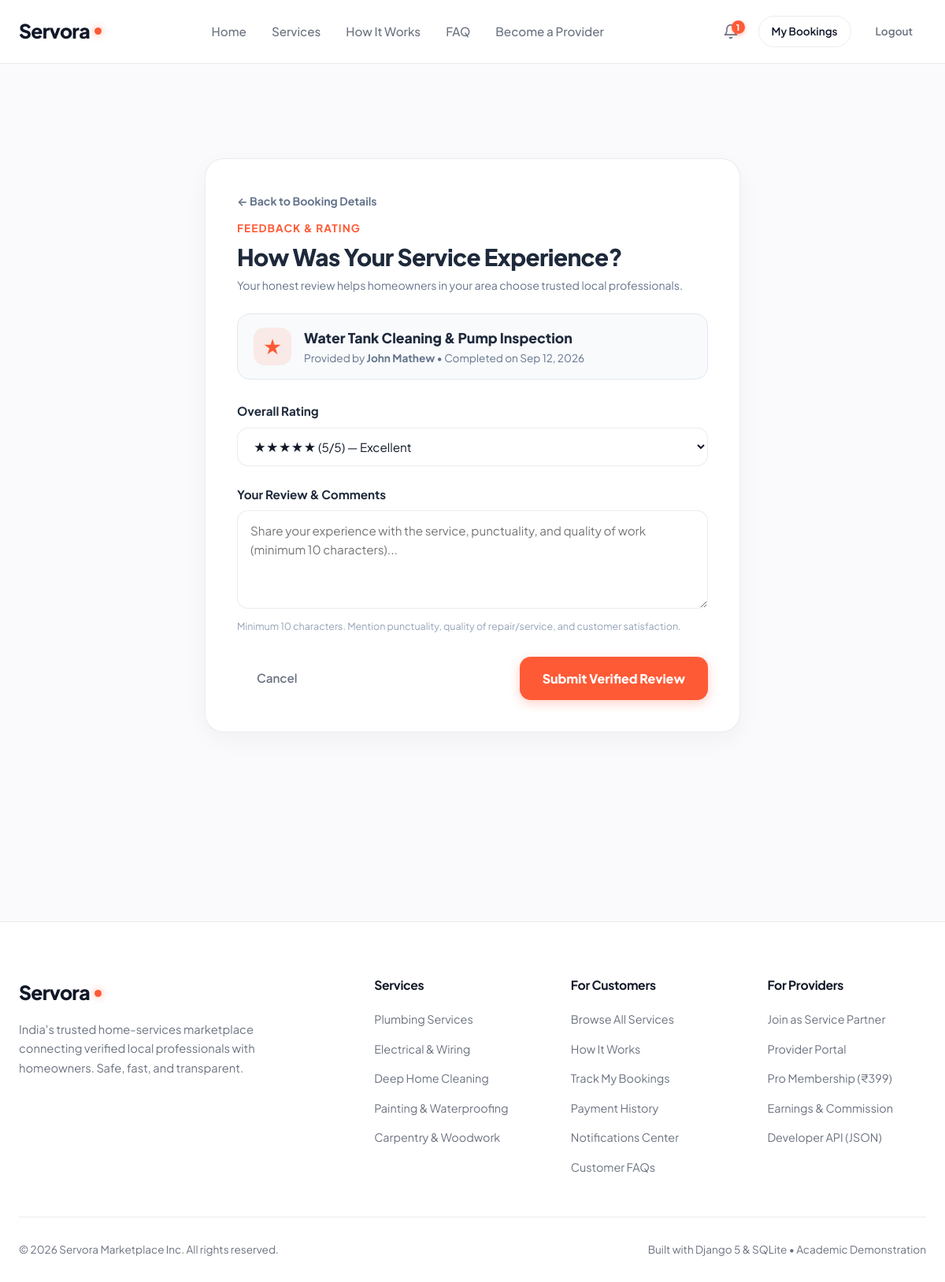
The page /my-bookings/16/review/ (signed in) on the database its author committed.
### services/models.py (models this page shows, shortened)
class Service(models.Model):
    provider = models.ForeignKey(UserProfile, on_delete=models.CASCADE, related_name='services')
    category = models.ForeignKey(Category, on_delete=models.CASCADE, related_name='services')
    title = models.CharField(max_length=200)
    slug = models.SlugField(max_length=220, unique=True, blank=True)
    description = models.TextField()
    price = models.DecimalField(max_digits=10, decimal_places=2, help_text="Starting price in INR (₹)")
    duration_estimate = models.CharField(max_length=100, default='1-2 hours')
    location = models.CharField(max_length=120, default='Kannur')
    image = models.ImageField(upload_to='services/', blank=True, null=True)
    is_active = models.BooleanField(default=True)
    is_featured = models.BooleanField(default=False)
    created_at = models.DateTimeField(auto_now_add=True)
    updated_at = models.DateTimeField(auto_now=True)
    class Meta:
        ordering = ['-is_featured', '-created_at']

class Booking(models.Model):
    STATUS_CHOICES = (
        ('pending', 'Pending Approval'),
        ('accepted', 'Accepted / In Progress'),
        ('completed', 'Completed'),
        ('declined', 'Declined'),
        ('cancelled', 'Cancelled'),
    )
    PAYMENT_STATUS_CHOICES = (
        ('unpaid', 'Unpaid'),
        ('pending', 'Payment Pending'),
        ('paid', 'Paid'),
        ('failed', 'Payment Failed'),
        ('refunded', 'Refunded'),
    )
    service = models.ForeignKey(Service, on_delete=models.CASCADE, related_name='bookings')
    customer = models.ForeignKey(User, on_delete=models.CASCADE, related_name='bookings')
    booking_date = models.DateField()
    booking_time = models.TimeField()
    status = models.CharField(max_length=20, choices=STATUS_CHOICES, default='pending')
    payment_status = models.CharField(
        max_length=20,
        choices=PAYMENT_STATUS_CHOICES,
        default='unpaid',
        help_text="Financial settlement status of the customer booking."
    )
    service_amount = models.DecimalField(
        max_digits=10,
        decimal_places=2,
        default=Decimal('0.00'),
        help_text="Base price for the agreed service."
    )
    materials_amount = models.DecimalField(
        max_digits=10,
        decimal_places=2,
        default=Decimal('0.00'),
        help_text="Total approved physical materials and parts reimbursement."
    )
    final_amount = models.DecimalField(
        max_digits=10,
        decimal_places=2,
        default=Decimal('0.00'),
        help_text="Final payable total locked after materials approval (service + materials)."
    )
    total_amount = models.DecimalField(max_digits=10, decimal_places=2)
    commission_rate = models.DecimalField(
        max_digits=5,
        decimal_places=2,
        default=10.00,
        help_text="Platform commission percentage (default 10%)"
    )
    commission_amount = models.DecimalField(
        max_digits=10,
        decimal_places=2,
        default=0.00,
        help_text="Calculated platform revenue earned on completion (10% of service charge)"
    )
    address = models.TextField(blank=True, default='')
    notes = models.TextField(blank=True, default='')
    created_at = models.DateTimeField(auto_now_add=True)
    class Meta:
        ordering = ['-created_at']

### users/models.py (models this page shows, shortened)
class UserProfile(models.Model):
    ROLE_CHOICES = (
        ('customer', 'Customer / Homeowner'),
        ('provider', 'Service Provider / Professional'),
    )
    user = models.OneToOneField(User, on_delete=models.CASCADE, related_name='profile')
    role = models.CharField(max_length=20, choices=ROLE_CHOICES, default='customer')
    phone = models.CharField(max_length=20, blank=True, default='')
    city = models.CharField(max_length=100, blank=True, default='Kannur')
    address = models.TextField(blank=True, default='')
    bio = models.TextField(blank=True, default='')
    is_verified = models.BooleanField(default=False, help_text="Designates whether this provider has been verified.")
    avatar = models.ImageField(upload_to='profiles/', blank=True, null=True)
    PAYOUT_STATUS_CHOICES = (
        ('not_configured', 'Not Configured'),
        ('configured', 'Configured'),
        ('verification_required', 'Verification Required'),
        ('ready', 'Ready for Payout'),
    )
    PAYOUT_PREFERENCE_CHOICES = (
        ('upi', 'UPI Transfer'),
        ('bank', 'Bank Transfer'),
    )
    payout_upi_id = models.CharField(
        max_length=100,
        blank=True,
        default='',
        help_text="Private provider UPI ID for electronic settlement disbursements."
    )
    payout_upi_name = models.CharField(
        max_length=150,
        blank=True,
        default='',
        help_text="Beneficiary name associated with UPI ID."
    )
    payout_preference = models.CharField(
        max_length=30,
        choices=PAYOUT_PREFERENCE_CHOICES,
        default='upi'
    )
    payout_status = models.CharField(
        max_length=30,
        choices=PAYOUT_STATUS_CHOICES,
        default='not_configured'
    )
    created_at = models.DateTimeField(auto_now_add=True)
    @property
    def is_provider(self):
        return self.role == 'provider'

### services/views.py (the view)
# urls.py: path('my-bookings/<int:booking_id>/review/', views.leave_review_view, name='leave_review'),
@login_required
def leave_review_view(request, booking_id):
    if hasattr(request.user, 'profile') and request.user.profile.is_provider:
        messages.error(request, "Service provider accounts cannot submit customer reviews.")
        return redirect('home')
    booking = get_object_or_404(
        Booking.objects.select_related('service', 'service__provider', 'service__provider__user', 'service__category'),
        id=booking_id,
        customer=request.user
    )
    if booking.status != 'completed':
        messages.error(request, "Reviews can only be submitted for completed bookings.")
        return redirect('booking_detail', booking_id=booking.id)
    if hasattr(booking, 'review') and booking.review is not None:
        messages.info(request, "You have already reviewed this service booking. Thank you for your feedback!")
        return redirect('booking_detail', booking_id=booking.id)
    if request.method == 'POST':
        form = ReviewForm(request.POST)
        if form.is_valid():
            review = form.save(commit=False)
            review.booking = booking
            review.customer = request.user
            review.service = booking.service
            review.save()
            create_notification(
                recipient=booking.service.provider.user,
                notification_type='review_received',
                title='New Review Received',
                message=f"{request.user.get_full_name() or request.user.username} gave your {booking.service.title} service {review.rating} stars: \"{review.comment[:60]}...\"",
                booking=booking,
                service=booking.service
            )
            messages.success(request, f"Thank you for reviewing {booking.service.title}! Your rating helps our local community.")
            return redirect('booking_detail', booking_id=booking.id)
        else:
            for field, errors in form.errors.items():
                for error in errors:
                    messages.error(request, error)
    else:
        form = ReviewForm()
    return render(request, 'services/leave_review.html', {
        'booking': booking,
        'service': booking.service,
        'form': form,
    })

### services/forms.py (shortened to what this page needs)
class ReviewForm(forms.ModelForm):
    rating = forms.ChoiceField(
        choices=[
            (5, '★★★★★ (5/5) — Excellent'),
            (4, '★★★★☆ (4/5) — Very Good'),
            (3, '★★★☆☆ (3/5) — Average'),
            (2, '★★☆☆☆ (2/5) — Below Average'),
            (1, '★☆☆☆☆ (1/5) — Poor'),
        ],
        required=True,
        widget=forms.Select(attrs={
            'class': 'form-select',
            'id': 'id_rating',
        })
    )
    comment = forms.CharField(
        required=True,
        min_length=10,
        max_length=1000,
        widget=forms.Textarea(attrs={
            'class': 'form-textarea',
            'rows': 4,
            'placeholder': 'Share your experience with the service, punctuality, and quality of work (minimum 10 characters)...',
            'id': 'id_comment',
        }),
        error_messages={
            'required': 'Please share a comment explaining your review.',
            'min_length': 'Your review comment should be at least 10 characters long.',
        }
    )
    class Meta:
        model = Review
        fields = ['rating', 'comment']

### services/context_processors.py (called while the page is built)
def notifications_context(request):
    if request.user.is_authenticated:
        user_notifications = Notification.objects.filter(recipient=request.user)
        unread_count = user_notifications.filter(is_read=False).count()
        recent = user_notifications[:5]
        return {
            'unread_notifications_count': unread_count,
            'recent_notifications': recent,
        }
    return {
        'unread_notifications_count': 0,
        'recent_notifications': [],
    }

### templates/services/leave_review.html (shortened to what this page needs)
{% extends 'base.html' %}
{% load static %}
{% block extra_css %}
  <link rel="stylesheet" href="{% static 'css/customer.css' %}">
  <link rel="stylesheet" href="{% static 'css/booking.css' %}">
{% endblock %}
{% block content %}
<section class="section">
  <div class="container">
    <div class="review-form-container">
      <div style="margin-bottom: 24px;">
        <a href="{% url 'booking_detail' booking.id %}" style="display: inline-flex; align-items: center; gap: 6px; color: #64748B; font-weight: 700; font-size: 0.88rem; text-decoration: none; margin-bottom: 12px;">
          &larr; Back to Booking Details
        </a>
        <span class="section-subtitle" style="display: block;">Feedback & Rating</span>
        <h1 style="font-size: 1.85rem; margin-bottom: 6px; color: #1E293B;">How Was Your Service Experience?</h1>
        <p class="text-sm" style="color: #64748B;">Your honest review helps homeowners in your area choose trusted local professionals.</p>
      </div>
      <div class="review-service-pill">
        <div class="review-service-icon">
          ★
        </div>
        <div style="flex: 1;">
          <div style="font-size: 1.1rem; font-weight: 800; color: #1E293B;">{{ service.title }}</div>
          <div style="font-size: 0.85rem; color: #64748B;">
            Provided by <strong>{{ service.provider.user.get_full_name|default:service.provider.user.username }}</strong> &bull; Completed on {{ booking.booking_date|date:"M d, Y" }}
          </div>
        </div>
      </div>
      <form method="POST">
        <div class="form-group" style="margin-bottom: 24px;">
          <label for="id_rating" class="star-rating-label">Overall Rating</label>
          {{ form.rating }}
        </div>
        <div class="form-group" style="margin-bottom: 28px;">
          <label for="id_comment" class="star-rating-label">Your Review & Comments</label>
          {{ form.comment }}
          <span style="font-size: 0.78rem; color: #94A3B8; display: block; margin-top: 6px;">
            Minimum 10 characters. Mention punctuality, quality of repair/service, and customer satisfaction.
          </span>
        </div>
        <div style="display: flex; align-items: center; justify-content: space-between; gap: 16px; flex-wrap: wrap;">
          <a href="{% url 'booking_detail' booking.id %}" class="btn btn-ghost">
            Cancel
          </a>
          <button type="submit" class="btn btn-primary" style="padding: 14px 28px; font-weight: 800; font-size: 1rem; border-radius: 14px;">
            Submit Verified Review
          </button>
        </div>
      </form>
    </div>
  </div>
</section>
{% endblock %}

### static/css/main.css (style rules this page uses)
:root { --bg-primary: #FFFFFF; --bg-secondary: #FAFAFC; --bg-blue-tint: #F0F4FD; --bg-lavender-tint: #F5F3FF; --bg-cool-gray: #F8FAFC; --text-primary: #111827; --text-secondary: #6B7280; --text-muted: #9CA3AF; --text-inverse: #FFFFFF; --accent-primary: #FF5A36; --accent-hover: #E04826; --accent-subtle: #FFF1EE; --brand-dark: #111827; --brand-dark-hover: #1F2937; --status-success-bg: #ECFDF5; --status-success-text: #059669; --status-warning-bg: #FFFBEB; --status-warning-text: #D97706; --status-info-bg: #EFF6FF; --status-info-text: #2563EB; --status-danger-bg: #FEF2F2; --status-danger-text: #DC2626; --border-subtle: rgba(17, 24, 39, 0.08); --border-strong: rgba(17, 24, 39, 0.16); --shadow-sm: 0 1px 2px 0 rgba(0, 0, 0, 0.05); --shadow-md: 0 4px 6px -1px rgba(0, 0, 0, 0.06), 0 2px 4px -1px rgba(0, 0, 0, 0.04); --shadow-card: 0 10px 30px -4px rgba(17, 24, 39, 0.05), 0 4px 12px -2px rgba(17, 24, 39, 0.03); --shadow-card-hover: 0 20px 35px -5px rgba(17, 24, 39, 0.09), 0 8px 16px -4px rgba(17, 24, 39, 0.04); --shadow-floating: 0 25px 50px -12px rgba(17, 24, 39, 0.15); --radius-sm: 8px; --radius-md: 14px; --radius-lg: 20px; --radius-xl: 26px; --radius-pill: 9999px; --font-main: 'Plus Jakarta Sans', -apple-system, BlinkMacSystemFont, "Segoe UI", Roboto, sans-serif; --transition-fast: all 0.18s cubic-bezier(0.4, 0, 0.2, 1); --transition-smooth: all 0.28s cubic-bezier(0.16, 1, 0.3, 1); }
*, *::before, *::after { box-sizing: border-box; margin: 0; padding: 0; }
html { scroll-behavior: smooth; font-size: 16px; }
body { font-family: var(--font-main); background-color: var(--bg-secondary); color: var(--text-primary); line-height: 1.6; -webkit-font-smoothing: antialiased; -moz-osx-font-smoothing: grayscale; min-height: 100vh; display: flex; flex-direction: column; }
a { color: inherit; text-decoration: none; transition: var(--transition-fast); }
button, input, select, textarea { font: inherit; color: inherit; }
.container { width: 100%; max-width: 1240px; margin-left: auto; margin-right: auto; padding-left: 24px; padding-right: 24px; }
h1, h2, h3, h4, h5, h6 { color: var(--text-primary); font-weight: 700; line-height: 1.25; letter-spacing: -0.02em; }
h1 { font-size: clamp(2.2rem, 4vw, 3.4rem); font-weight: 800; }
p { color: var(--text-secondary); line-height: 1.65; }
.text-sm { font-size: 0.88rem; }
.btn { display: inline-flex; align-items: center; justify-content: center; gap: 8px; padding: 12px 24px; border-radius: var(--radius-pill); font-weight: 600; font-size: 0.95rem; cursor: pointer; border: 1px solid transparent; transition: var(--transition-smooth); white-space: nowrap; }
.btn-primary { background-color: var(--accent-primary); color: var(--text-inverse); box-shadow: 0 4px 14px rgba(255, 90, 54, 0.28); }
.btn-ghost { background-color: transparent; color: var(--text-secondary); }
.form-group { margin-bottom: 20px; }
.form-input, .form-select, .form-textarea { width: 100%; padding: 13px 16px; border-radius: var(--radius-md); border: 1px solid var(--border-subtle); background: #FFFFFF; color: var(--text-primary); font-size: 0.95rem; outline: none; transition: var(--transition-smooth); }

### static/css/customer.css (style rules this page uses)
.section { padding: 80px 0; }
.section-subtitle { color: var(--accent-primary); font-weight: 700; font-size: 0.85rem; letter-spacing: 0.08em; text-transform: uppercase; margin-bottom: 8px; display: block; }

### templates/services/leave_review.html (style rules this page uses)
.review-form-container { max-width: 680px; margin: 40px auto 80px; background: #FFFFFF; border: 1px solid var(--border-subtle, #E2E8F0); border-radius: 24px; padding: 40px; box-shadow: 0 10px 30px rgba(0, 0, 0, 0.04); }
.review-service-pill { background: #F8FAFC; border: 1px solid #E2E8F0; border-radius: 16px; padding: 16px 20px; margin-bottom: 28px; display: flex; align-items: center; gap: 16px; }
.review-service-icon { width: 48px; height: 48px; border-radius: 14px; background: rgba(255, 90, 54, 0.1); color: #FF5A36; display: flex; align-items: center; justify-content: center; font-size: 1.5rem; }
.star-rating-label { font-size: 0.95rem; font-weight: 700; color: #1E293B; margin-bottom: 8px; display: block; }

### rows shown on the page
Service: title "Water Tank Cleaning & Pump Inspection", provider.user.get_full_name "John Mathew"
Booking: booking_date "Sep 12, 2026"

### other values the page prints
{{ unread_notifications_count }} "1"
